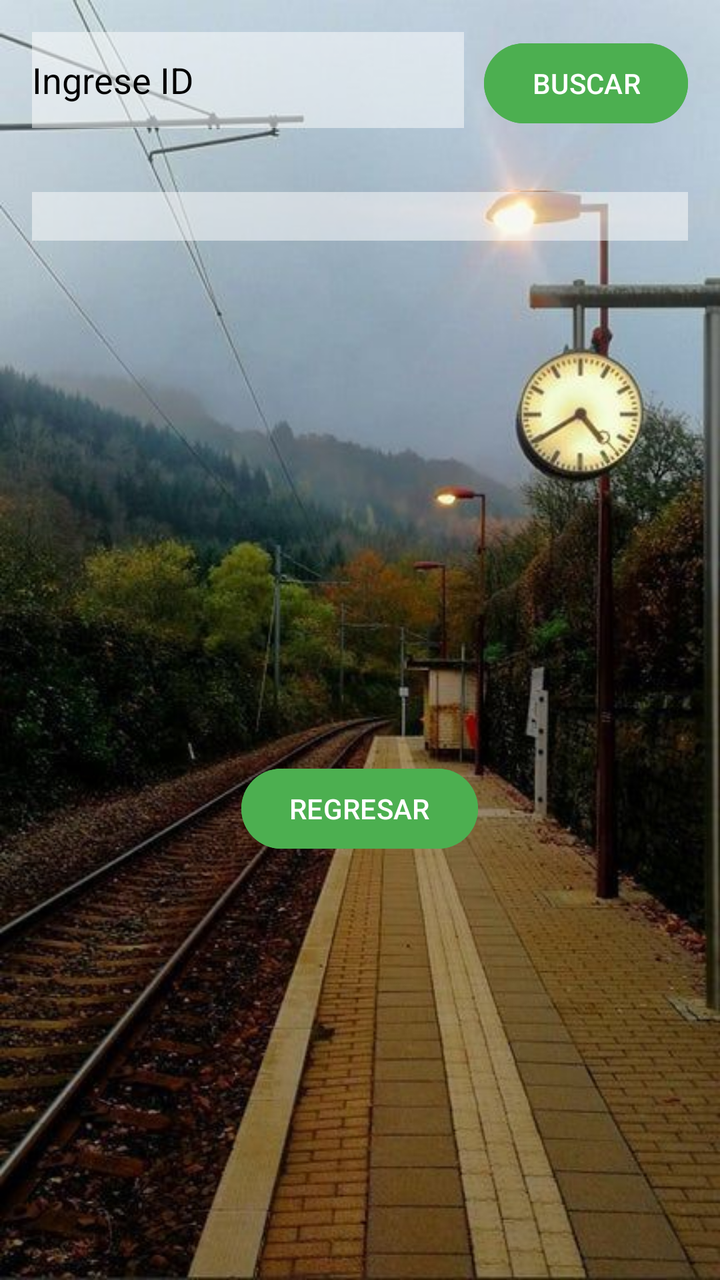
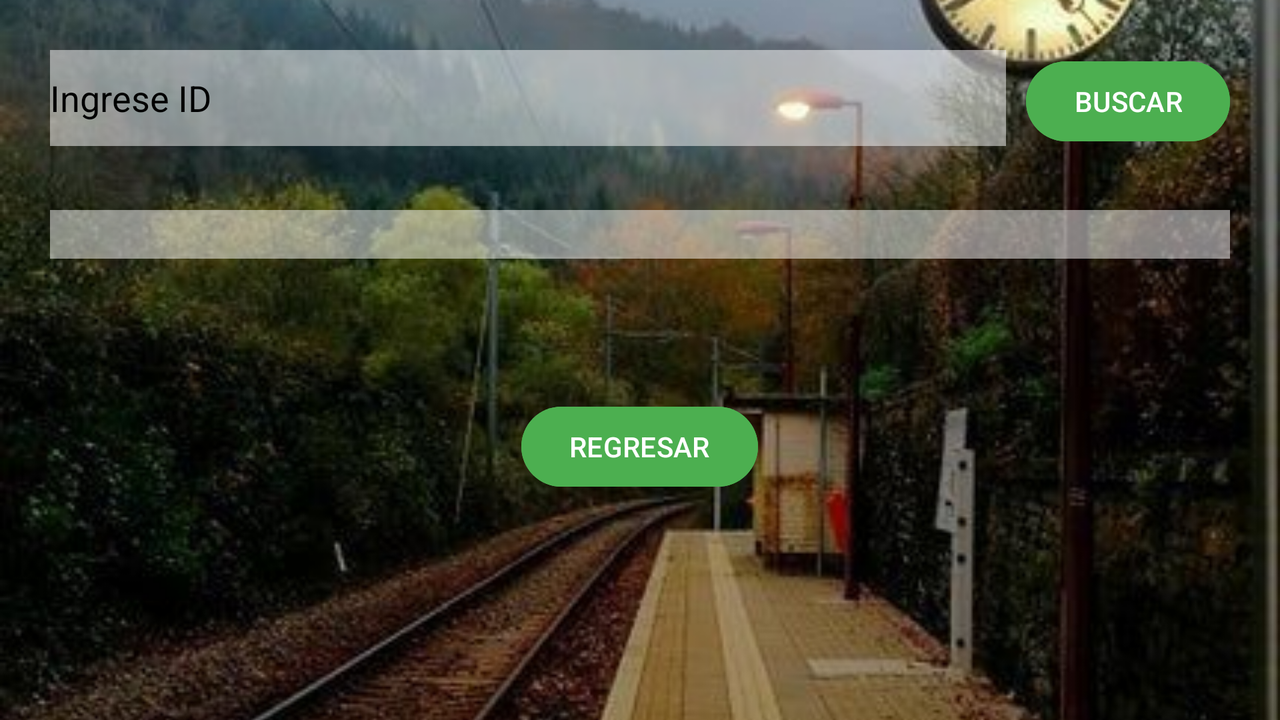

Two renders of one Android screen. The first uses the default layout on a phone; the second uses the alternative layout the repository ships for a different screen configuration, on a matching device. The two XML files are below.
<!-- AndroidManifest.xml: application theme Theme.BD_App -->
<!-- res/layout/activity_consultar.xml -->
<?xml version="1.0" encoding="utf-8"?>
<LinearLayout xmlns:android="http://schemas.android.com/apk/res/android"
    xmlns:app="http://schemas.android.com/apk/res-auto"
    xmlns:tools="http://schemas.android.com/tools"
    android:id="@+id/main"
    android:layout_width="match_parent"
    android:layout_height="match_parent"
    android:orientation="vertical"
    android:padding="16dp"
    tools:context=".consultar">

    <LinearLayout
        android:layout_width="match_parent"
        android:layout_height="wrap_content"
        android:orientation="horizontal"
        android:layout_marginBottom="16dp">

        <EditText
            android:id="@+id/edit_text_id_consultar"
            android:layout_width="0dp"
            android:layout_height="48dp"
            android:layout_weight="1"
            android:hint="@string/text_ingresar"
            android:inputType="number"
            style="@style/EditTextStyle"/>

        <Button
            android:id="@+id/btn_buscar"
            android:layout_width="wrap_content"
            android:layout_height="wrap_content"
            android:layout_marginStart="10dp"
            android:text="@string/btn_buscar"
            style="@style/ButtonPrimary"/>
    </LinearLayout>

    <TextView
        android:id="@+id/text_view_resultado"
        android:layout_width="match_parent"
        android:layout_height="wrap_content"
        android:textSize="18sp"
        android:layout_marginTop="16dp"
        android:gravity="center"
        style="@style/EditTextStyle"/>

    <Button
        android:id="@+id/btn_regresar"
        android:layout_width="wrap_content"
        android:layout_height="wrap_content"
        android:layout_marginTop="260dp"
        android:layout_gravity="center"
        android:text="@string/btn_regresar"
        style="@style/ButtonPrimary"/>

</LinearLayout>
<!-- resources referenced by this layout -->
<resources>
  <string name="btn_buscar">BUSCAR</string>
  <string name="btn_regresar">REGRESAR</string>
  <string name="text_ingresar">Ingrese ID</string>
  <style name="ButtonPrimary">
          <item name="android:backgroundTint">@color/green</item>
      </style>
  <style name="EditTextStyle">
          <item name="android:textColor">@color/black</item>
          <item name="android:textColorHint">@color/black</item>
          <item name="android:background">@color/semi_transparent_white</item>
      </style>
  <style name="Theme.BD_App" parent="Base.Theme.BD_App" />
  <color name="green">#4CAF50</color>
  <color name="black">#000000</color>
  <color name="semi_transparent_white">#80FFFFFF</color>
  <style name="Base.Theme.BD_App" parent="Theme.Material3.DayNight.NoActionBar">
          <item name="android:windowBackground">@drawable/background_fondo</item>
          <item name="colorPrimary">@color/colorPrimary</item>
          <item name="colorPrimaryDark">@color/colorPrimaryDark</item>
      </style>
  <!-- drawable background_fondo (drawable) -->
  <?xml version="1.0" encoding="utf-8"?>
  <layer-list xmlns:android="http://schemas.android.com/apk/res/android">
      <item>
          <bitmap
              android:src="@drawable/ado"
              android:scaleType="centerCrop" />
      </item>
  </layer-list>
  <color name="colorPrimary">#6200EE</color>
  <color name="colorPrimaryDark">#3700B3</color>
  <!-- drawable ado: jpeg bitmap (drawable, 58585 bytes) -->
</resources>
<!-- res/layout-land/activity_consultar.xml (the repository's variant of the layout above) -->
<!-- drawn on the phone turned sideways -->
<?xml version="1.0" encoding="utf-8"?>
<FrameLayout xmlns:android="http://schemas.android.com/apk/res/android"
    xmlns:app="http://schemas.android.com/apk/res-auto"
    xmlns:tools="http://schemas.android.com/tools"
    android:id="@+id/main"
    android:layout_width="match_parent"
    android:layout_height="match_parent"
    tools:context=".consultar">

    <ImageView
        android:id="@+id/background_image"
        android:layout_width="match_parent"
        android:layout_height="match_parent"
        android:src="@drawable/background_fondo"
        android:scaleType="centerCrop"
        android:contentDescription="@null" />

    <ScrollView
        android:layout_width="match_parent"
        android:layout_height="match_parent"
        android:padding="25dp">

        <LinearLayout
            android:layout_width="match_parent"
            android:layout_height="wrap_content"
            android:orientation="vertical">

            <LinearLayout
                android:layout_width="match_parent"
                android:layout_height="wrap_content"
                android:orientation="horizontal"
                android:layout_marginBottom="16dp">

                <EditText
                    android:id="@+id/edit_text_id_consultar"
                    android:layout_width="0dp"
                    android:layout_height="48dp"
                    android:layout_weight="1"
                    android:hint="@string/text_ingresar"
                    android:inputType="number"
                    style="@style/EditTextStyle"/>

                <Button
                    android:id="@+id/btn_buscar"
                    android:layout_width="wrap_content"
                    android:layout_height="wrap_content"
                    android:layout_marginStart="10dp"
                    android:text="@string/btn_buscar"
                    style="@style/ButtonPrimary"/>
            </LinearLayout>

            <TextView
                android:id="@+id/text_view_resultado"
                android:layout_width="match_parent"
                android:layout_height="wrap_content"
                android:textSize="18sp"
                android:layout_marginTop="16dp"
                android:gravity="center"
                style="@style/EditTextStyle"/>

            <Button
                android:id="@+id/btn_regresar"
                android:layout_width="wrap_content"
                android:layout_height="wrap_content"
                android:layout_marginTop="70dp"
                android:layout_gravity="center"
                android:text="@string/btn_regresar"
                style="@style/ButtonPrimary"/>
        </LinearLayout>
    </ScrollView>

</FrameLayout>
<!-- resources referenced by the variant -->
<!-- as the phone turned sideways resolves them -->
<resources>
  <!-- drawable background_fondo (drawable) -->
  <?xml version="1.0" encoding="utf-8"?>
  <layer-list xmlns:android="http://schemas.android.com/apk/res/android">
      <item>
          <bitmap
              android:src="@drawable/ado"
              android:scaleType="centerCrop" />
      </item>
  </layer-list>
  <string name="btn_buscar">BUSCAR</string>
  <string name="btn_regresar">REGRESAR</string>
  <string name="text_ingresar">Ingrese ID</string>
  <style name="ButtonPrimary">
          <item name="android:backgroundTint">@color/green</item>
      </style>
  <style name="EditTextStyle">
          <item name="android:textColor">@color/black</item>
          <item name="android:textColorHint">@color/black</item>
          <item name="android:background">@color/semi_transparent_white</item>
      </style>
  <style name="Theme.BD_App" parent="Base.Theme.BD_App" />
  <!-- drawable ado: jpeg bitmap (drawable, 58585 bytes) -->
  <color name="green">#4CAF50</color>
  <color name="black">#000000</color>
  <color name="semi_transparent_white">#80FFFFFF</color>
  <style name="Base.Theme.BD_App" parent="Theme.Material3.DayNight.NoActionBar">
          <item name="android:windowBackground">@drawable/background_fondo</item>
          <item name="colorPrimary">@color/colorPrimary</item>
          <item name="colorPrimaryDark">@color/colorPrimaryDark</item>
      </style>
  <color name="colorPrimary">#6200EE</color>
  <color name="colorPrimaryDark">#3700B3</color>
</resources>
